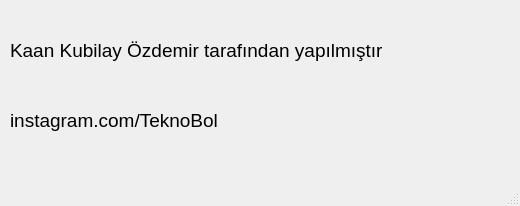
<?xml version="1.0" encoding="UTF-8"?>
<ui version="4.0">
 <class>hakkinda</class>
 <widget class="QMainWindow" name="hakkinda">
  <property name="geometry">
   <rect>
    <x>0</x>
    <y>0</y>
    <width>520</width>
    <height>206</height>
   </rect>
  </property>
  <property name="windowTitle">
   <string>Kütüphane - Hakkında</string>
  </property>
  <property name="windowIcon">
   <iconset>
    <normaloff>Sulu-boya-kitap.png</normaloff>Sulu-boya-kitap.png</iconset>
  </property>
  <widget class="QWidget" name="centralwidget">
   <widget class="QLabel" name="label">
    <property name="geometry">
     <rect>
      <x>10</x>
      <y>0</y>
      <width>451</width>
      <height>101</height>
     </rect>
    </property>
    <property name="font">
     <font>
      <pointsize>14</pointsize>
      <weight>50</weight>
      <bold>false</bold>
     </font>
    </property>
    <property name="text">
     <string>Kaan Kubilay Özdemir tarafından yapılmıştır </string>
    </property>
   </widget>
   <widget class="QLabel" name="label_2">
    <property name="geometry">
     <rect>
      <x>10</x>
      <y>70</y>
      <width>451</width>
      <height>101</height>
     </rect>
    </property>
    <property name="font">
     <font>
      <pointsize>14</pointsize>
      <weight>50</weight>
      <bold>false</bold>
     </font>
    </property>
    <property name="text">
     <string>instagram.com/TeknoBol</string>
    </property>
   </widget>
  </widget>
  <widget class="QMenuBar" name="menubar">
   <property name="geometry">
    <rect>
     <x>0</x>
     <y>0</y>
     <width>520</width>
     <height>26</height>
    </rect>
   </property>
  </widget>
  <widget class="QStatusBar" name="statusbar"/>
 </widget>
 <resources/>
 <connections/>
</ui>
